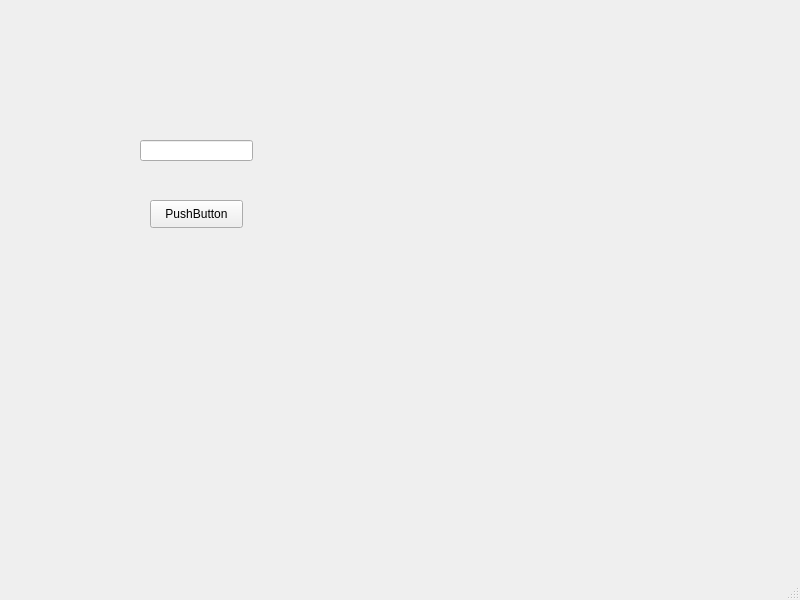
<?xml version="1.0" encoding="UTF-8"?>
<ui version="4.0">
 <class>MainWindow</class>
 <widget class="QMainWindow" name="MainWindow">
  <property name="geometry">
   <rect>
    <x>0</x>
    <y>0</y>
    <width>800</width>
    <height>600</height>
   </rect>
  </property>
  <property name="windowTitle">
   <string>MainWindow</string>
  </property>
  <widget class="QWidget" name="centralwidget">
   <widget class="QPushButton" name="pushButton">
    <property name="geometry">
     <rect>
      <x>150</x>
      <y>200</y>
      <width>93</width>
      <height>28</height>
     </rect>
    </property>
    <property name="text">
     <string>PushButton</string>
    </property>
   </widget>
   <widget class="QLineEdit" name="lineEdit">
    <property name="geometry">
     <rect>
      <x>140</x>
      <y>140</y>
      <width>113</width>
      <height>21</height>
     </rect>
    </property>
   </widget>
  </widget>
  <widget class="QMenuBar" name="menubar">
   <property name="geometry">
    <rect>
     <x>0</x>
     <y>0</y>
     <width>800</width>
     <height>26</height>
    </rect>
   </property>
  </widget>
  <widget class="QStatusBar" name="statusbar"/>
 </widget>
 <resources/>
 <connections/>
</ui>
